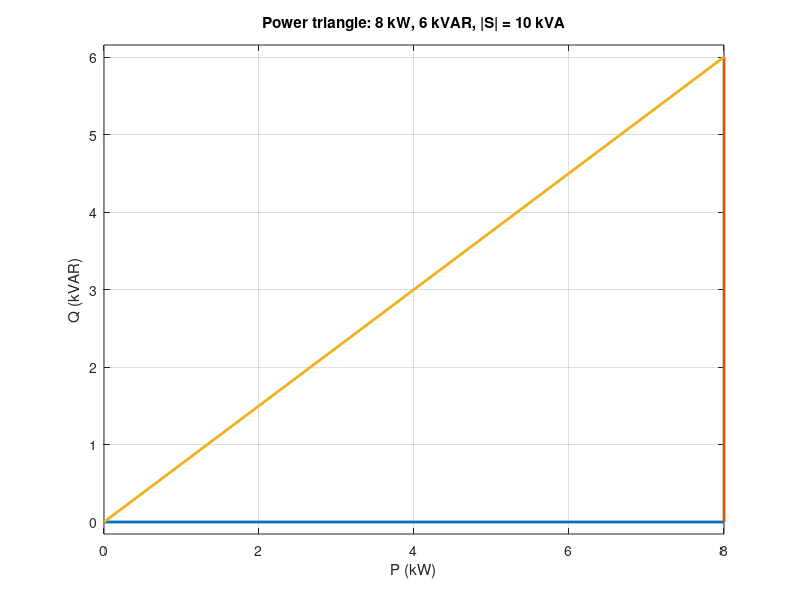

Write the MATLAB code that produced this figure.
% Circuits 1 — Complex Power
%title: Complex Power and the Power Triangle (Example 10.4)
%ar-title: القدرة المركّبة ومثلث القدرة (مثال 10.4)
%lesson: c1-power-4
%course: circuits-1

%% Example 10.4
%ar: 8 kW بمعامل 0.8 متأخر على 240 V rms: |S| = P/pf، و Q = |S| sin θ (موجبة لأنه حثي)، و Ieff = P/(V pf)، و Z = (V/Ieff)∠θ.
P = 8000; pf = 0.8; V = 240;
th = acos(pf); S = P/pf; Q = S*sin(th);
Ieff = P/(V*pf); Z = V/Ieff * exp(1j*th);
fprintf('S = %g + j%g VA, |S| = %g VA, Ieff = %.2f A, Z = %.3f %+.3fj ohm\n', P, Q, S, Ieff, real(Z), imag(Z))

%% S from the voltage and current phasors
%ar: مثال المحاضرة: V = 100∠15° و I = 4∠−105° (عظمى): S = ½ V I* = −100 + j173.21 VA.
Vp = 100*exp(1j*15*pi/180); Ip = 4*exp(-1j*105*pi/180);
Sp = 0.5*Vp*conj(Ip);
fprintf('S = %.2f %+.2fj VA\n', real(Sp), imag(Sp))

%%! Project idea: draw the power triangle
%ar: مشروع: نرسم مثلث القدرة لمثال 10.4: P أفقي و Q رأسي و |S| الوتر.
plot([0 P 0; P P P]/1000, [0 0 0; 0 Q Q]/1000, 'linewidth', 2); grid on; axis equal
xlabel('P (kW)'); ylabel('Q (kVAR)'); title('Power triangle: 8 kW, 6 kVAR, |S| = 10 kVA')
